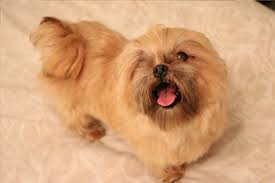
#> input picture Imagenes/1.jpeg, 275 x 183 px
$ jupyter execute Lab09.ipynb
#> lines starting #> are read from the running program, lines starting #| are printed output that depends on the picture; after the words box and inside, x2 and y2 are one past the last pixel; in counts of white or black regions, pixels touching at a corner belong together
# Pregunta 1

[cell 1]
import numpy as np
import matplotlib.pyplot as plt
import cv2

[cell 2]
img1 = cv2.imread('Imagenes/1.jpeg')
#> img1 is the input picture: shape (183, 275, 3); mean B, G, R 120.1, 161.4, 210.4
img1_fix = cv2.cvtColor(img1, cv2.COLOR_BGR2RGB)
plt.imshow(img1_fix)

[cell 3]
img2 = cv2.imread('Imagenes/2.jpeg')
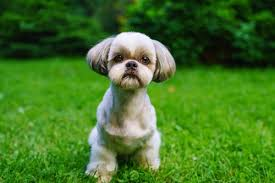
#> input picture Imagenes/2.jpeg, 275 x 183 px
#> img2 is the input picture: shape (183, 275, 3); mean B, G, R 38.4, 117.1, 68
img2_fix = cv2.cvtColor(img2, cv2.COLOR_BGR2RGB)
plt.imshow(img2_fix)

[cell 4]
img3 = cv2.imread('Imagenes/3.jpg')
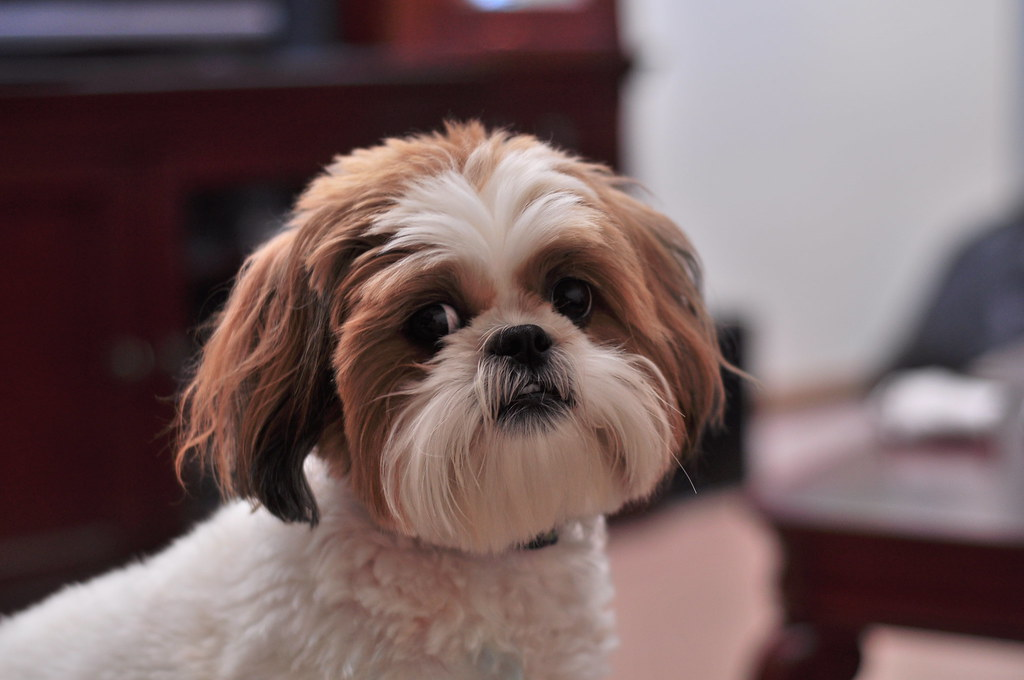
#> input picture Imagenes/3.jpg, 1024 x 680 px
#> img3 is the input picture: shape (680, 1024, 3); mean B, G, R 97.4, 97.4, 118.1
img3_fix = cv2.cvtColor(img3, cv2.COLOR_BGR2RGB)
plt.imshow(img3_fix)

[cell 5]
alto1, ancho1 = img1.shape[:2]
#> alto1 = 183; ancho1 = 275
alto2, ancho2 = img2.shape[:2]
#> alto2 = 183; ancho2 = 275
alto3, ancho3 = img3.shape[:2]
#> alto3 = 680; ancho3 = 1024
alto = max(alto1,alto2,alto3)
#> alto = 680
ancho = max(ancho1,ancho2,ancho3)
#> ancho = 1024
print(alto , ancho)
#| 680 1024

[cell 6]
img1_fix = cv2.resize(img1_fix,(ancho,alto))
#> img1_fix: shape (680, 1024, 3)
plt.imshow(img1_fix)

[cell 7]
img2_fix = cv2.resize(img2_fix,(ancho,alto))
#> img2_fix: shape (680, 1024, 3)
plt.imshow(img2_fix)

[cell 8]
img3_fix = cv2.resize(img3_fix,(ancho,alto))
plt.imshow(img3_fix)

# Pregunta 2

[cell 9]
img1_red = img1_fix.copy()
img1_red[:,:,1] = 0
img1_red[:,:,2] = 0
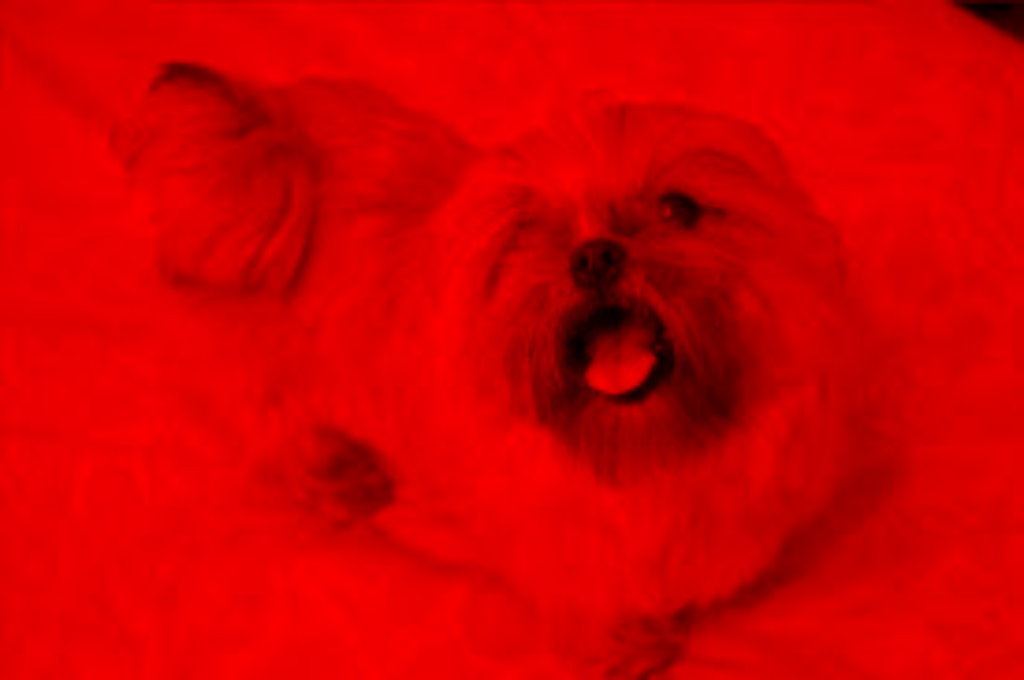
#> img1_red: shape (680, 1024, 3); mean R, G, B 210.2, 0, 0
plt.imshow(img1_red)

[cell 10]
img2_green = img2_fix.copy()
img2_green[:,:,0] = 0
img2_green[:,:,2] = 0
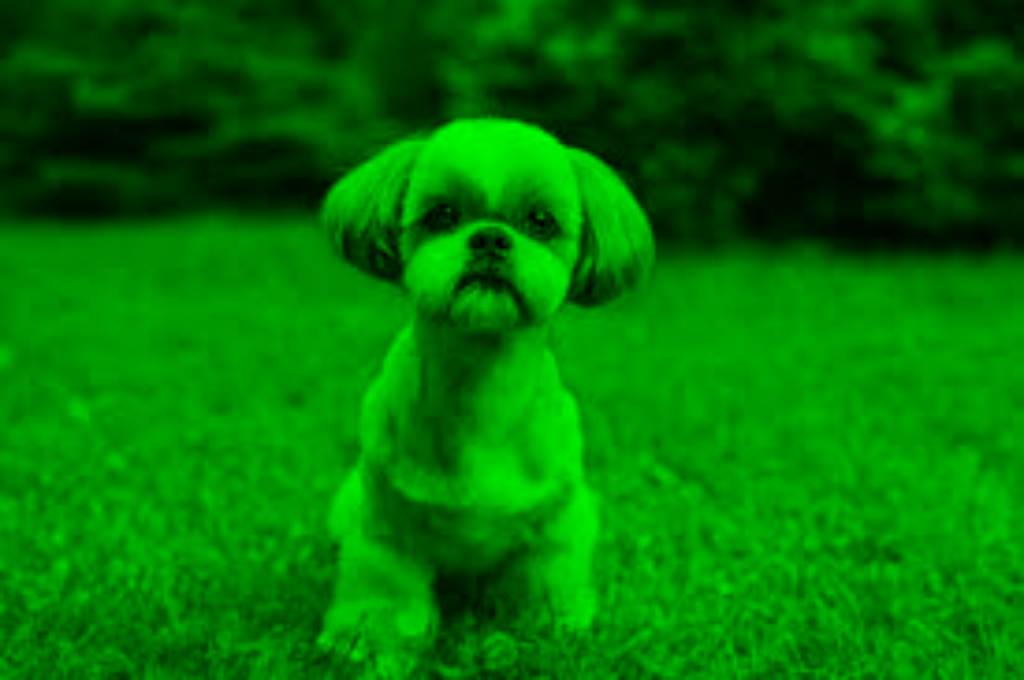
#> img2_green: shape (680, 1024, 3); mean R, G, B 0, 117, 0
plt.imshow(img2_green)

[cell 11]
img3_blue = img3_fix.copy()
img3_blue[:,:,0] = 0
img3_blue[:,:,1] = 0
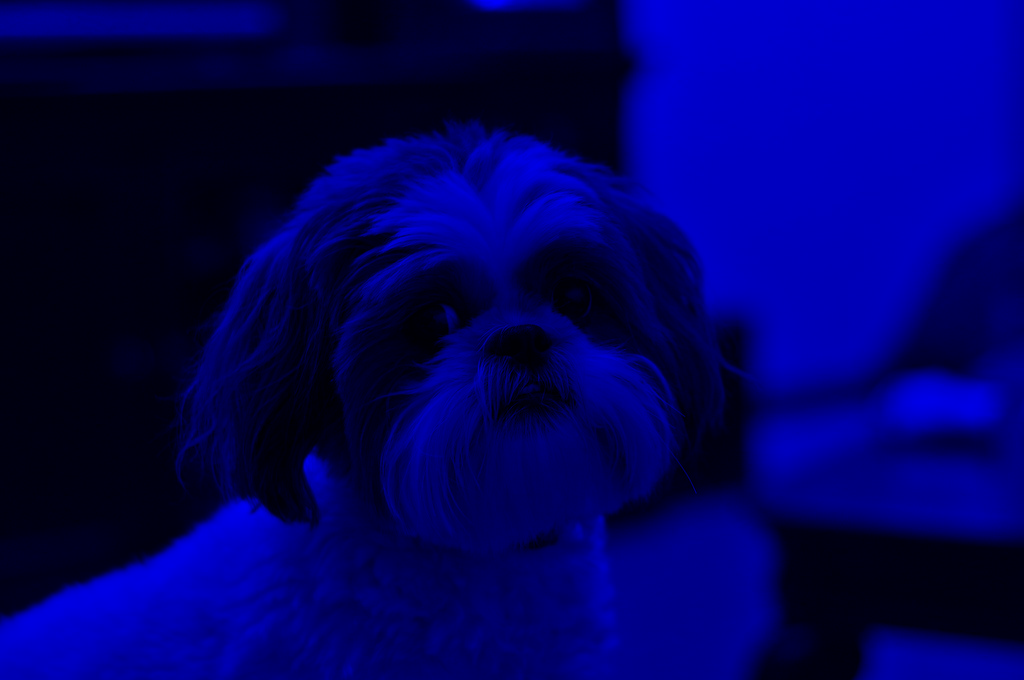
#> img3_blue: shape (680, 1024, 3); mean R, G, B 0, 0, 97.4
plt.imshow(img3_blue)

[cell 12]
new_img = img1_red + img2_green + img3_blue
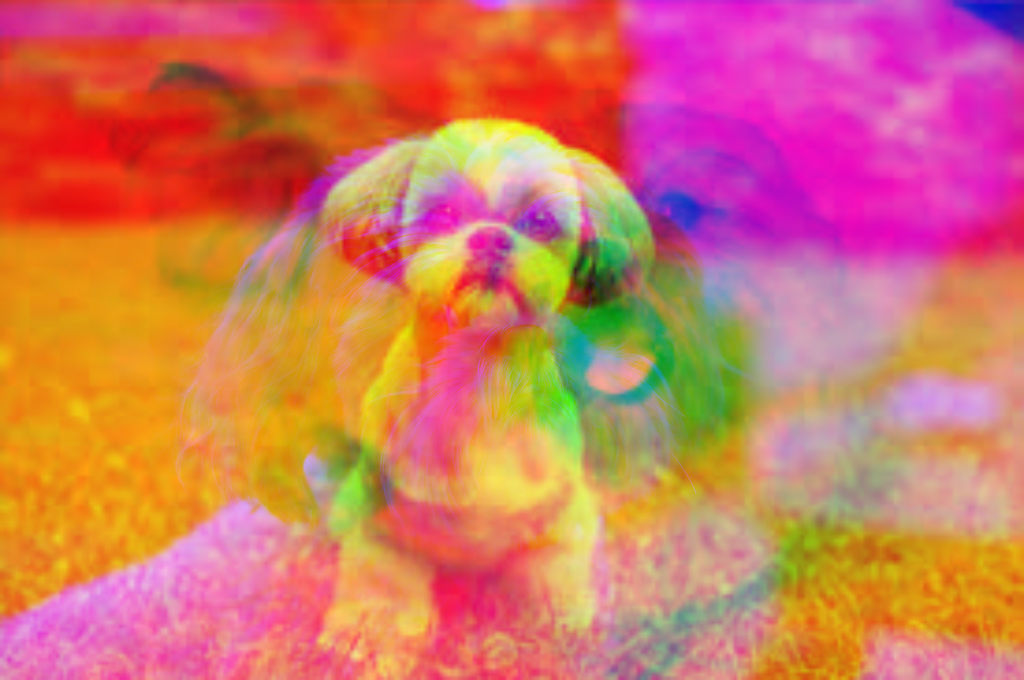
#> new_img: shape (680, 1024, 3); mean R, G, B 210.2, 117, 97.4
plt.imshow(new_img)

# Pregunta 3

[cell 13]
negativo = 255 - new_img
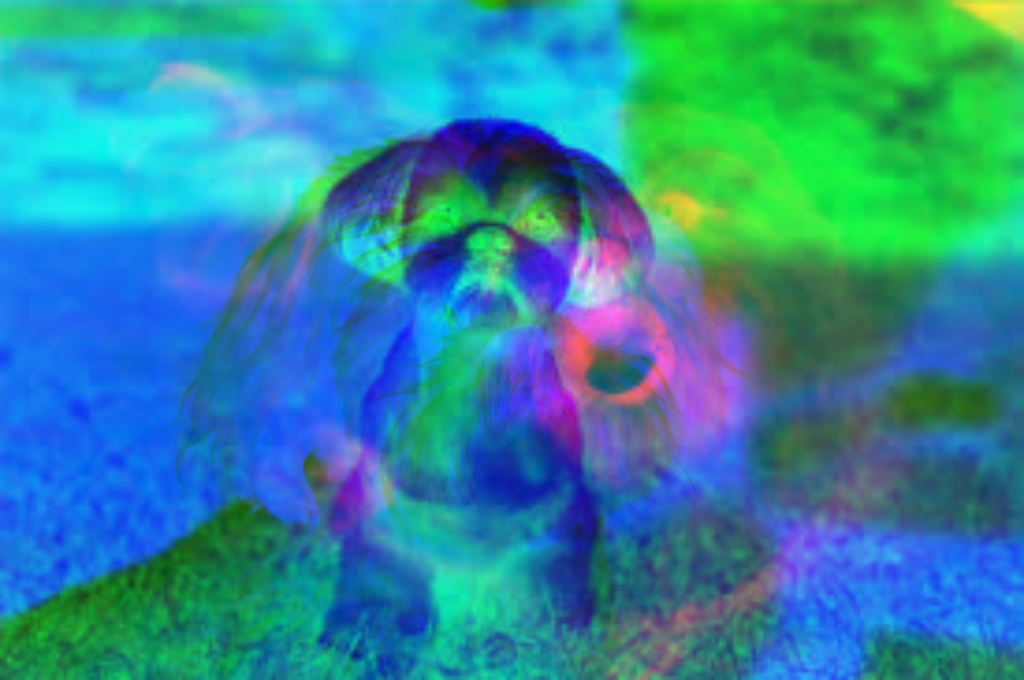
#> negativo: shape (680, 1024, 3); mean R, G, B 44.8, 138, 157.6
plt.imshow(negativo)

[cell 14]
cv2.imwrite('Imagenes/negativo.jpg', negativo)
#> Out = True

[cell 15]
gris = cv2.cvtColor(negativo, cv2.COLOR_BGR2GRAY)
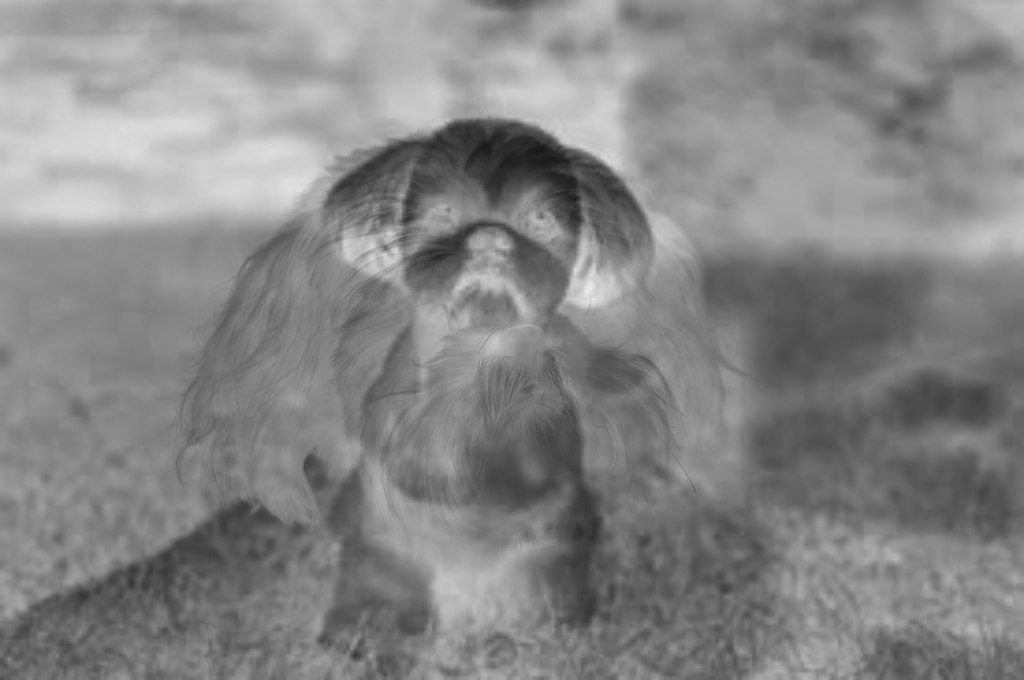
#> gris: shape (680, 1024); min 24, max 238, mean 133.2
plt.imshow(gris)

[cell 16]
cv2.imwrite('Imagenes/negativo_gray.jpg', gris)
#> Out = True

# Pregunta 5

[cell 17]
# Utilizamos la imagen 3 como base
img_descripcion = img3.copy()

# circulo
centro = (470, 360)
radio = 210
color_circulo = (0, 255, 0)# Cirgulo color verde
cv2.circle(img_descripcion, centro, radio, color_circulo, thickness=3)

# Texto
texto = "Perro"
cv2.putText(img_descripcion, texto, (centro[0] - 40, centro[1] - radio - 10),
            cv2.FONT_HERSHEY_SIMPLEX, 2, (255, 255, 255), thickness=2, lineType=cv2.LINE_AA)

# Mostramos imagen
cv2.imshow('Figura Anotada', img_descripcion)
cv2.waitKey(0)
cv2.destroyAllWindows()

# Guardamos imagen
cv2.imwrite('Imagenes/img_descricion.jpg', img_descripcion)
#> Out = True

# Pregunta 6

[cell 18]
img = cv2.imread('Imagenes/2.jpeg', cv2.IMREAD_GRAYSCALE)
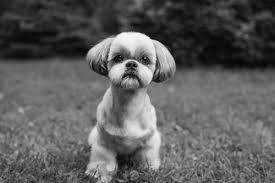
#> img: shape (183, 275); min 0, max 255, mean 93.4
ret, img_umbral_binario = cv2.threshold(img, 127, 255, cv2.THRESH_BINARY)
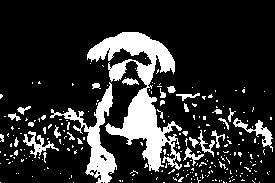
#> img_umbral_binario: shape (183, 275); 17.6% white; 239 white regions (209 under 20 px), largest, box (x1, y1, x2, y2) and area: (87, 32, 182, 172) 4617, (50, 82, 117, 183) 1608, (233, 118, 273, 152) 334
plt.imshow(img_umbral_binario, cmap='gray')
plt.title("Imagen Umbralizada")
plt.axis('off')
plt.show()
